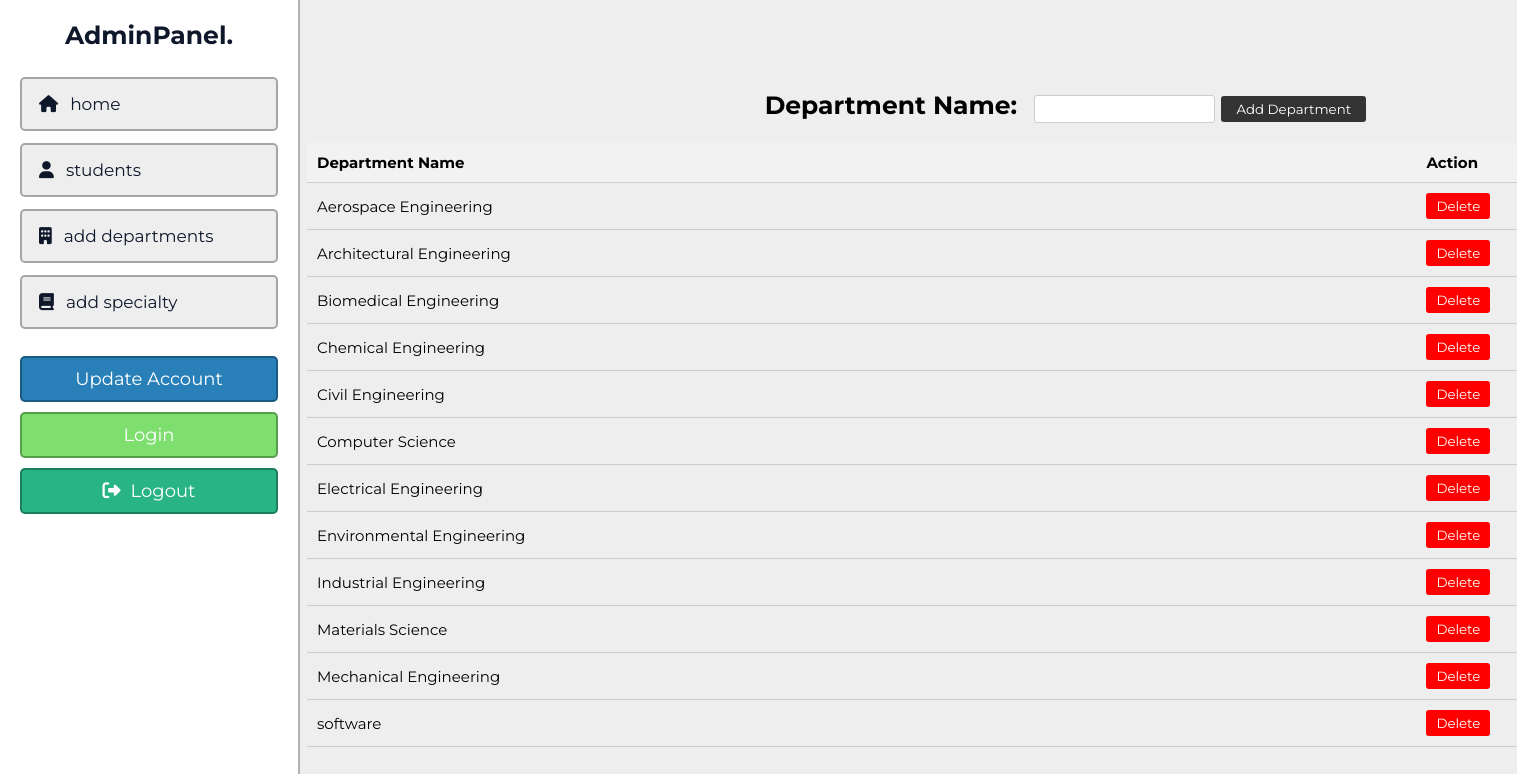
Before: /admin/add_dpt.php with the older database file.
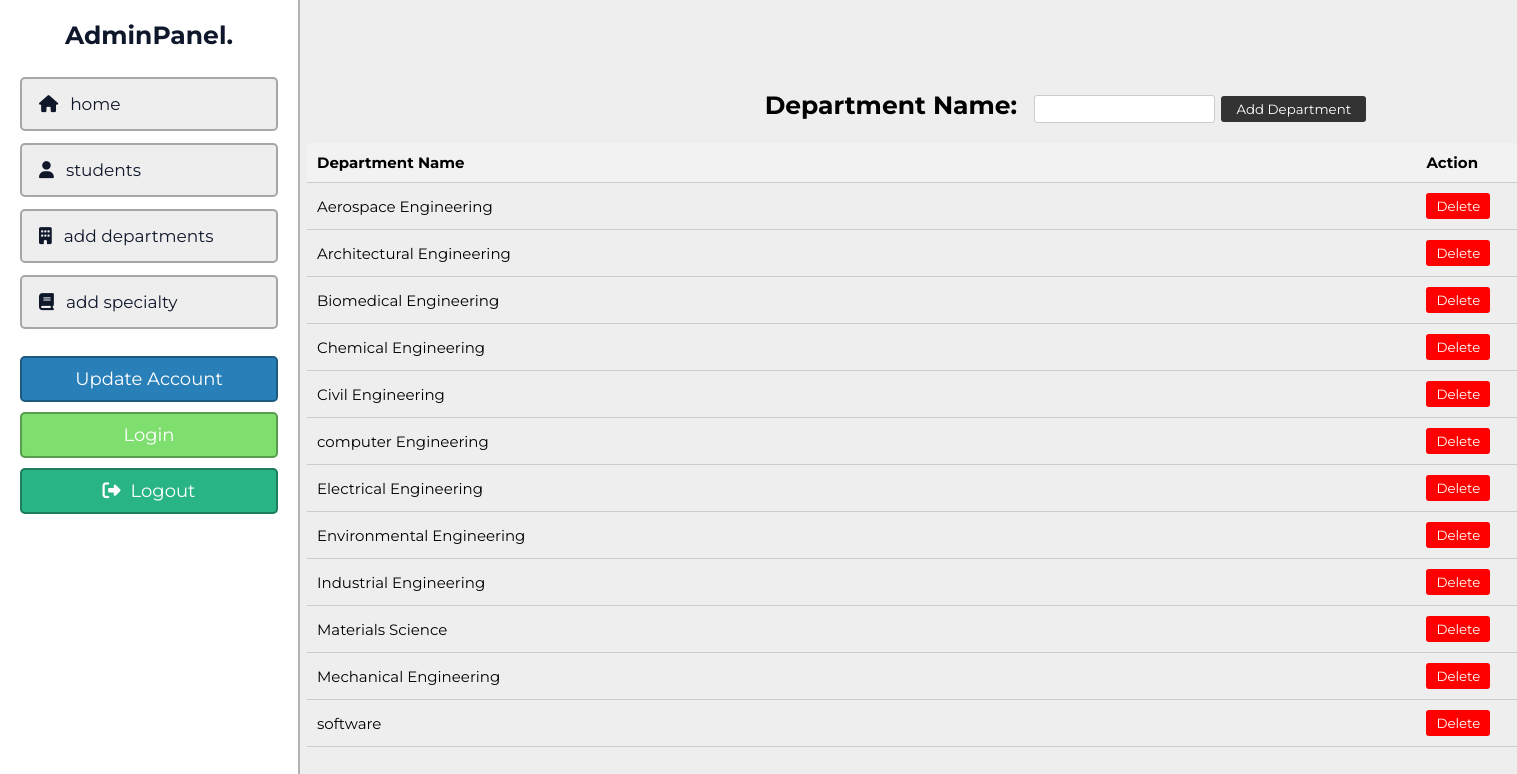
After: the same page with the newer database file.
### tables this page shows
CREATE TABLE `departments` (
  `id` int(11) NOT NULL,
  `department_name` varchar(100) NOT NULL,
  `department_code` varchar(10) NOT NULL
);

### admin/add_dpt.php (the view, shortened to what this page needs)
<?php
include '../components/connect.php';
$stmt = $conn->prepare("SELECT * FROM `departments` ORDER BY department_name ASC");
$stmt->execute();
$departments = $stmt->fetchAll(PDO::FETCH_ASSOC);
?>
<!DOCTYPE html>
<html lang="en">
<head>
   <link rel="stylesheet" href="https://cdnjs.cloudflare.com/ajax/libs/font-awesome/6.2.0/css/all.min.css">
   <link href="../css/admin_style.css?v=<?php echo time(); ?>" rel="stylesheet" type="text/css" />
</head>
<body>
<?php include '../components/admin_header.php'; ?>
    <div class="container">
        <div class="department-form">
            <form method="post" action="">
                <label for="department_name">Department Name:</label>
                <input type="text" name="department_name" id="department_name" required>
                <input type="submit" name="submit" value="Add Department">
            </form>
        </div>
        <table class="department-table">
            <thead>
                <tr>
                    <th>Department Name</th>
                    <th>Action</th>
                </tr>
            </thead>
            <tbody>
                <?php foreach ($departments as $department) : ?>
                    <tr>
                        <td><?php echo $department['department_name']; ?></td>
                        <td>
                        <form id="delete_department_form" method="post" action="">
                        <button type="submit" name="delete_department" value="<?php echo $department['id']; ?>" class="delete-button" onclick="return confirm('Are you sure you want to delete this department?')">Delete</button>
                        </form>
                        </td>
                    </tr>
                <?php endforeach; ?>
            </tbody>
        </table>
    </div>
</body>
</html>

Changed rows visible on the page:
removed departments: department_name "Computer Science", $department['id'] 1 (drawn)
added departments: department_name "computer Engineering", $department['id'] 24 (drawn)
